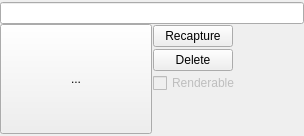
<?xml version="1.0" encoding="UTF-8"?>
<ui version="4.0">
 <class>Form</class>
 <widget class="QWidget" name="Form">
  <property name="geometry">
   <rect>
    <x>0</x>
    <y>0</y>
    <width>304</width>
    <height>128</height>
   </rect>
  </property>
  <property name="sizePolicy">
   <sizepolicy hsizetype="Maximum" vsizetype="Maximum">
    <horstretch>0</horstretch>
    <verstretch>0</verstretch>
   </sizepolicy>
  </property>
  <property name="windowTitle">
   <string>Form</string>
  </property>
  <layout class="QVBoxLayout" name="snapshot_verticalLayout">
   <property name="spacing">
    <number>0</number>
   </property>
   <property name="leftMargin">
    <number>0</number>
   </property>
   <property name="topMargin">
    <number>2</number>
   </property>
   <property name="rightMargin">
    <number>0</number>
   </property>
   <property name="bottomMargin">
    <number>2</number>
   </property>
   <item>
    <widget class="QLineEdit" name="name_lineEdit"/>
   </item>
   <item>
    <widget class="QFrame" name="capture_frame">
     <property name="frameShape">
      <enum>QFrame::NoFrame</enum>
     </property>
     <property name="frameShadow">
      <enum>QFrame::Plain</enum>
     </property>
     <property name="lineWidth">
      <number>0</number>
     </property>
     <layout class="QHBoxLayout" name="horizontalLayout">
      <property name="spacing">
       <number>0</number>
      </property>
      <property name="margin">
       <number>0</number>
      </property>
      <item>
       <widget class="QToolButton" name="capture_toolButton">
        <property name="sizePolicy">
         <sizepolicy hsizetype="Minimum" vsizetype="Minimum">
          <horstretch>0</horstretch>
          <verstretch>0</verstretch>
         </sizepolicy>
        </property>
        <property name="text">
         <string>...</string>
        </property>
        <property name="iconSize">
         <size>
          <width>160</width>
          <height>90</height>
         </size>
        </property>
        <property name="toolButtonStyle">
         <enum>Qt::ToolButtonTextUnderIcon</enum>
        </property>
       </widget>
      </item>
      <item>
       <widget class="QFrame" name="toolbar_frame">
        <property name="sizePolicy">
         <sizepolicy hsizetype="Preferred" vsizetype="Minimum">
          <horstretch>0</horstretch>
          <verstretch>0</verstretch>
         </sizepolicy>
        </property>
        <property name="frameShape">
         <enum>QFrame::NoFrame</enum>
        </property>
        <property name="frameShadow">
         <enum>QFrame::Plain</enum>
        </property>
        <property name="lineWidth">
         <number>0</number>
        </property>
        <layout class="QVBoxLayout" name="verticalLayout">
         <property name="spacing">
          <number>2</number>
         </property>
         <property name="margin">
          <number>1</number>
         </property>
         <item>
          <widget class="QPushButton" name="recap_pushButton">
           <property name="sizePolicy">
            <sizepolicy hsizetype="Maximum" vsizetype="Fixed">
             <horstretch>0</horstretch>
             <verstretch>0</verstretch>
            </sizepolicy>
           </property>
           <property name="text">
            <string>Recapture</string>
           </property>
          </widget>
         </item>
         <item>
          <widget class="QPushButton" name="delete_pushButton">
           <property name="sizePolicy">
            <sizepolicy hsizetype="Maximum" vsizetype="Fixed">
             <horstretch>0</horstretch>
             <verstretch>0</verstretch>
            </sizepolicy>
           </property>
           <property name="text">
            <string>Delete</string>
           </property>
          </widget>
         </item>
         <item>
          <widget class="QCheckBox" name="render_checkBox">
           <property name="enabled">
            <bool>false</bool>
           </property>
           <property name="text">
            <string>Renderable</string>
           </property>
          </widget>
         </item>
         <item>
          <spacer name="verticalSpacer">
           <property name="orientation">
            <enum>Qt::Vertical</enum>
           </property>
           <property name="sizeHint" stdset="0">
            <size>
             <width>20</width>
             <height>40</height>
            </size>
           </property>
          </spacer>
         </item>
        </layout>
       </widget>
      </item>
     </layout>
    </widget>
   </item>
  </layout>
 </widget>
 <resources/>
 <connections/>
</ui>
